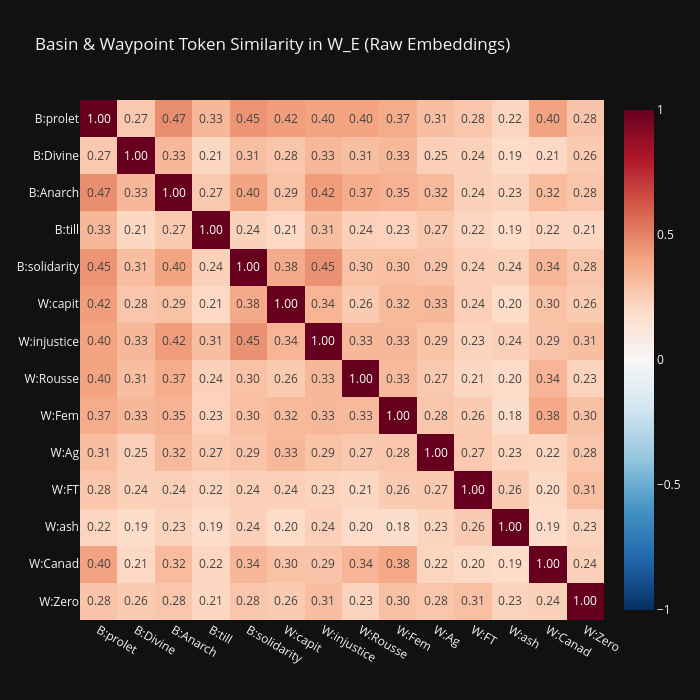

Source (notebook cell):
### Markdown cell above
---
## 5. Cross-Similarity: Basin Waypoint Token Matrix

How similar are the basin/waypoint tokens to *each other* in embedding space?

### Code cell
# ============================================================
# STEP 5: BASIN/WAYPOINT CROSS-SIMILARITY
# ============================================================
import plotly.express as px
import plotly.io as pio

ids_list = [token_ids[t] for t in ALL_TOKENS]
embeddings = W_E[ids_list]
norms = embeddings.norm(dim=1, keepdim=True).clamp(min=1e-8)
embeddings_normed = embeddings / norms
sim_matrix = (embeddings_normed @ embeddings_normed.T).numpy()

labels = [f"{'B' if t in BASIN_TOKENS else 'W'}:{t}" for t in ALL_TOKENS]

fig = px.imshow(
    sim_matrix,
    x=labels, y=labels,
    color_continuous_scale="RdBu_r",
    zmin=-1, zmax=1,
    title="Basin & Waypoint Token Similarity in W_E (Raw Embeddings)",
    text_auto=".2f",
    aspect="auto",
)
fig.update_layout(template="plotly_dark", height=700, width=700)
fig.show()

# === SAVE ===
pio.write_image(fig, str(OUTPUT_DIR / "images" / "cross_similarity_matrix.png"), scale=2)
fig.write_html(str(OUTPUT_DIR / "images" / "cross_similarity_matrix.html"))
np.save(str(OUTPUT_DIR / "data" / "cross_similarity_matrix.npy"), sim_matrix)
with open(OUTPUT_DIR / "data" / "cross_similarity_labels.json", "w") as f:
    json.dump(labels, f)
print(f"\u2705 Saved cross-similarity matrix (PNG, HTML, NPY) to {OUTPUT_DIR}")

### Figure 1 — Plotly figure (JSON) as saved in the notebook; plotly's stock layout.template omitted (floating-point values rounded to 4 significant figures; data arrays with more than 128 entries replaced by an {"elided": "..."} marker saying what was removed)
{"data": [{"coloraxis": "coloraxis", "hovertemplate": "x: %{x}<br>y: %{y}<br>color: %{z}<extra></extra>", "name": "0", "texttemplate": "%{z:.2f}", "type": "heatmap", "x": ["B:prolet", "B:Divine", "B:Anarch", "B:till", "B:solidarity", "W:capit", "W:injustice", "W:Rousse", "W:Fem", "W:Ag", "W:FT", "W:ash", "W:Canad", "W:Zero"], "xaxis": "x", "y": ["B:prolet", "B:Divine", "B:Anarch", "B:till", "B:solidarity", "W:capit", "W:injustice", "W:Rousse", "W:Fem", "W:Ag", "W:FT", "W:ash", "W:Canad", "W:Zero"], "yaxis": "y", "z": {"elided": "14x14 float values"}}], "layout": {"coloraxis": {"cmax": 1, "cmin": -1, "colorscale": [[0, "rgb(5,48,97)"], [0.1, "rgb(33,102,172)"], [0.2, "rgb(67,147,195)"], [0.3, "rgb(146,197,222)"], [0.4, "rgb(209,229,240)"], [0.5, "rgb(247,247,247)"], [0.6, "rgb(253,219,199)"], [0.7, "rgb(244,165,130)"], [0.8, "rgb(214,96,77)"], [0.9, "rgb(178,24,43)"], [1, "rgb(103,0,31)"]]}, "height": 700, "title": {"text": "Basin & Waypoint Token Similarity in W_E (Raw Embeddings)"}, "width": 700, "xaxis": {"anchor": "y", "domain": [0, 1]}, "yaxis": {"anchor": "x", "autorange": "reversed", "domain": [0, 1]}}}
